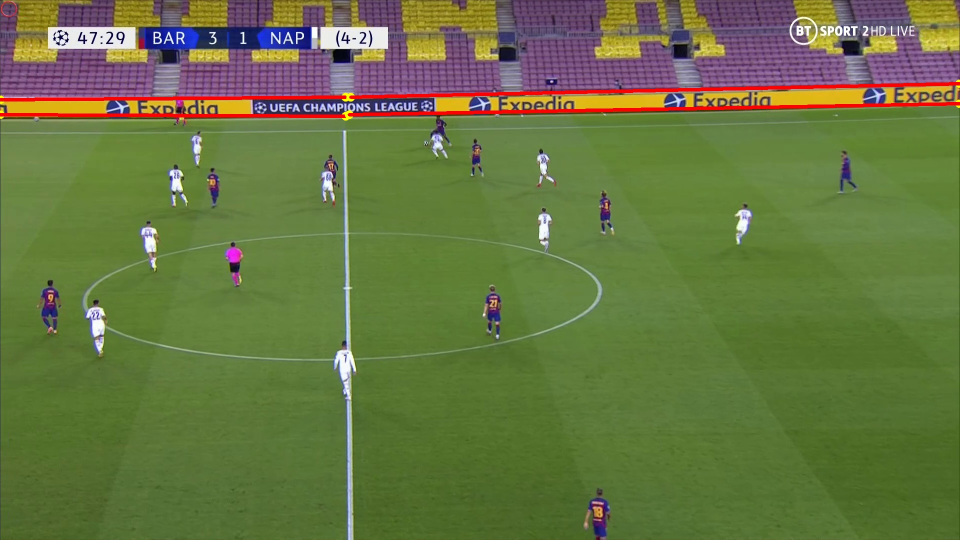
#> input picture Dataset/Line Detection Dataset/Images/Line_Detection.jpg, 1920 x 1080 px (shown at 1/2 size)
$ python -i synthetic_util.py   (imports and definitions only)
#> lines starting #> are read from the running program, lines starting #| are printed output that depends on the picture; after the words box and inside, x2 and y2 are one past the last pixel; in counts of white or black regions, pixels touching at a corner belong together
#> further down, picture is the input picture: shape (1080, 1920, 3); mean B, G, R 65.7, 117.2, 103
import numpy as np
import cv2 as cv

from perspective_transform.util.rotation_util import RotationUtil
from perspective_transform.util.projective_camera import ProjectiveCamera

class SyntheticUtil:
    # [33 lines left out: function camera_to_edge_image, not called in this run]

    @staticmethod
    def distance_transform(img):
        """
        :param img: OpenCV Image
        :return:
        """
        h, w, c = img.shape
#> h = 1080; w = 1920; c = 3
        if c == 3:
            img = cv.cvtColor(img, cv.COLOR_BGR2GRAY)
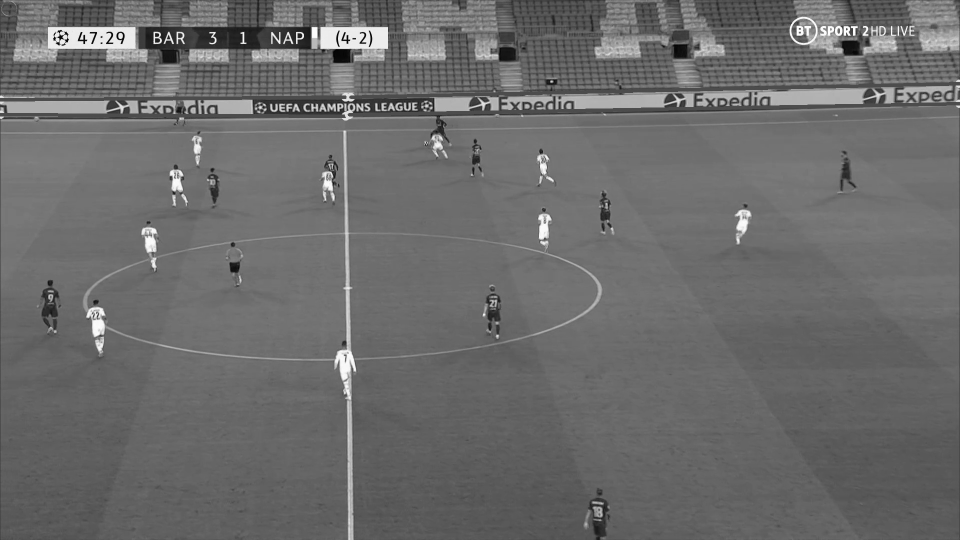
#> img: shape (1080, 1920) (shown at 1/2 size); min 0, max 255, mean 107.1
        else:
            assert c == 1

        _, binary_im = cv.threshold(img, 10, 255, cv.THRESH_BINARY_INV)
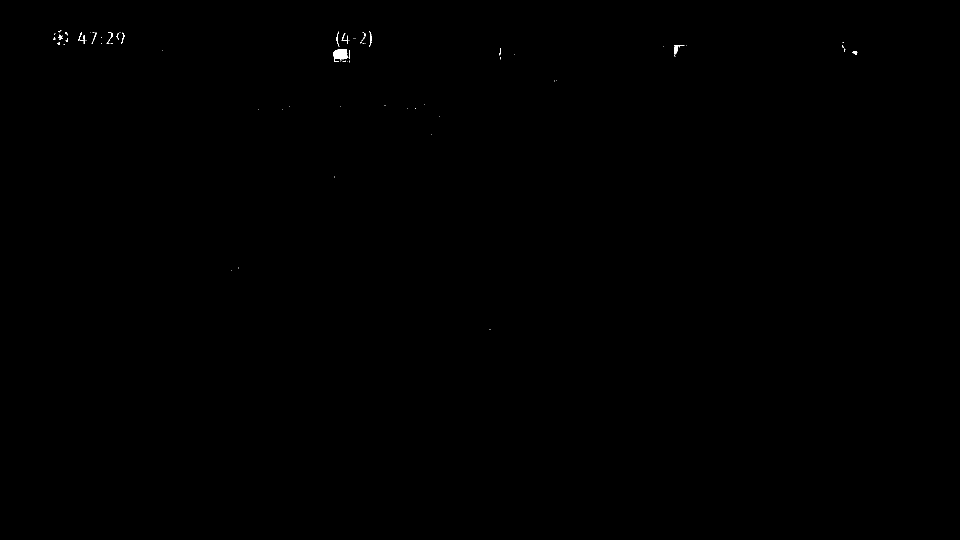
#> binary_im: shape (1080, 1920) (shown at 1/2 size); 0.07% white; 73 white regions (60 under 20 px), largest, box (x1, y1, x2, y2) and area: (667, 99, 696, 124) 507, (1348, 90, 1369, 109) 118, (156, 65, 170, 87) 75

        dist_im = cv.distanceTransform(binary_im, cv.DIST_L2, cv.DIST_MASK_PRECISE)
        return dist_im

    # [139 lines left out: functions find_transform, generate_ptz_cameras, sample_positive_pair, generate_database_images, not called in this run]

>>> import cv2
>>> picture = cv2.imread('../../../Dataset/Line Detection Dataset/Images/Line_Detection.jpg')
>>> result = SyntheticUtil().distance_transform(picture)
